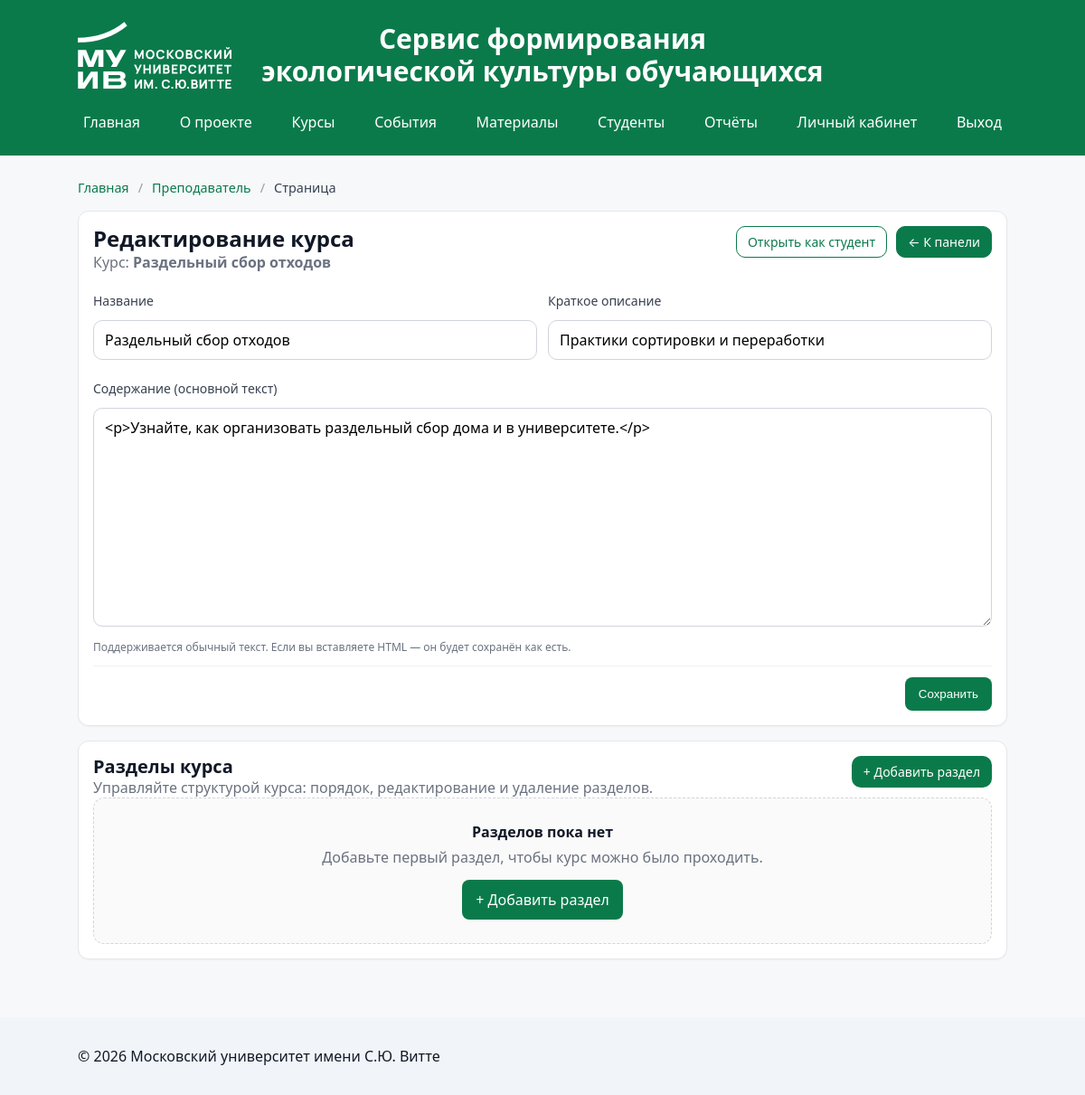
Screenshot of /teacher/edit_course.php?id=2 (signed in) with the database file from the repository.
### tables this page shows
CREATE TABLE `courses` (
  `id` int(11) NOT NULL,
  `title` varchar(200) NOT NULL,
  `short_desc` varchar(500) DEFAULT NULL,
  `content` mediumtext,
  `created_at` timestamp NULL DEFAULT CURRENT_TIMESTAMP
);

### includes/helpers.php (called while the page is built, shortened)
<?php
function h($s){return htmlspecialchars($s ?? '', ENT_QUOTES, 'UTF-8');}
function url($path){
  $cfg_file = __DIR__ . '/config.php';
  $cfg = require $cfg_file;
  $base = rtrim($cfg['app']['base_url'] ?? '', '/');
  $path = ltrim($path, '/');
  return $base . '/' . $path;
}

### includes/config.php (called while the page is built)
<?php
return [
  'db' => [
    'host' => '188.127.239.143',
    'name' => 'ecoservice',
    'user' => 'ecoservice',
    'pass' => 'ukG0Bspo',
    'charset' => 'utf8mb4'
  ],
  'app' => [
    'base_url' => ''
  ]
];

### public/teacher/edit_course.php (the view, shortened to what this page needs)
<?php
require_once __DIR__ . '/../../includes/header.php';
$pdo = db();
$id  = (int)($_GET['id'] ?? 0);
$st = $pdo->prepare("SELECT * FROM courses WHERE id = ?");
$st->execute([$id]);
$course = $st->fetch();
$sec = $pdo->prepare("SELECT id, title, position FROM course_sections WHERE course_id = ? ORDER BY position ASC, id ASC");
$sec->execute([$id]);
$sections = $sec->fetchAll();
?>
<div class="card">
  <div class="card-header">
    <div>
      <h2 class="card-title">Редактирование курса</h2>
      <div class="card-subtitle">Курс: <strong><?php echo h($course['title']); ?></strong></div>
    </div>
    <div class="actions">
      <a class="btn secondary sm" href="<?php echo url('learning_view.php?id=' . (int)$id); ?>">Открыть как студент</a>
      <a class="btn ghost sm" href="<?php echo url('teacher/dashboard.php'); ?>">← К панели</a>
    </div>
  </div>
  <form method="post" class="form">
    <div class="form-grid">
      <div class="field">
        <label for="title">Название</label>
        <input id="title" name="title" required value="<?php echo h($_POST['title'] ?? $course['title']); ?>">
      </div>
      <div class="field">
        <label for="short_desc">Краткое описание</label>
        <input id="short_desc" name="short_desc" value="<?php echo h($_POST['short_desc'] ?? ($course['short_desc'] ?? '')); ?>">
      </div>
      <div class="field field-span-2">
        <label for="content">Содержание (основной текст)</label>
        <textarea id="content" name="content" rows="10"><?php echo h($_POST['content'] ?? ($course['content'] ?? '')); ?></textarea>
        <div class="hint">Поддерживается обычный текст. Если вы вставляете HTML — он будет сохранён как есть.</div>
      </div>
    </div>
    <div class="form-actions">
      <button class="btn" type="submit">Сохранить</button>
    </div>
  </form>
</div>
<div class="card">
  <div class="card-header">
    <div>
      <h3 class="card-title" style="font-size:20px">Разделы курса</h3>
      <div class="card-subtitle">Управляйте структурой курса: порядок, редактирование и удаление разделов.</div>
    </div>
    <div class="actions">
      <a class="btn sm" href="<?php echo url('teacher/add_section.php?course_id=' . (int)$id); ?>">+ Добавить раздел</a>
    </div>
  </div>
  <?php if (!$sections): ?>
    <div class="empty">
      <div class="empty-title">Разделов пока нет</div>
      <p class="empty-text">Добавьте первый раздел, чтобы курс можно было проходить.</p>
      <a class="btn" href="<?php echo url('teacher/add_section.php?course_id=' . (int)$id); ?>">+ Добавить раздел</a>
    </div>
  <?php endif; ?>
</div>
<?php require_once __DIR__ . '/../../includes/footer.php'; ?>

### public/style.css (style rules this page uses)
* { box-sizing:border-box }
body { margin:0;font-family:system-ui,-apple-system,Segoe UI,Roboto,Ubuntu,'Helvetica Neue',Arial,sans-serif;background:#f6f8fa;color:#111827 }
.card { background:#fff;border:1px solid #e5e7eb;border-radius:12px;padding:16px;margin:16px 0;box-shadow:0 1px 2px rgba(0,0,0,.04) }
.btn { display:inline-block;padding:10px 14px;border-radius:8px;border:1px solid transparent;background:#0b7a4b;color:#fff;text-decoration:none }
.btn.secondary { background:#fff;color:#0b7a4b;border-color:#0b7a4b }
form { margin:0 }
.card form label { display:block;margin:10px 0 6px;color:#374151;font-size:14px }
.card form input,.card form textarea,.card form select { width:100%;max-width:100%;padding:10px 12px;border:1px solid #d1d5db;border-radius:10px;font:inherit;background:#fff }
.card form textarea { resize:vertical;min-height:140px }
.card-header { display:flex;gap:16px;align-items:flex-start;justify-content:space-between;flex-wrap:wrap }
.card-header h1,.card-header h2,.card-header h3 { margin:0 }
.card-title { margin:0 0 6px;font-size:24px;line-height:1.2 }
.card-subtitle { color:#6b7280 }
.actions { display:flex;gap:10px;flex-wrap:wrap;align-items:center }
.btn.sm { padding:9px 12px;border-radius:10px;font-size:14px;line-height:1.1 }
.btn.ghost { background:#0b7a4b;color:#fff;border-color:#0b7a4b }
.hint { font-size:12px;color:#6b7280;margin-top:8px }
.empty { padding:26px;border:1px dashed #d1d5db;border-radius:12px;background:#fafafa;text-align:center }
.empty-title { font-size:16px;font-weight:700;margin-bottom:6px }
.empty-text { color:#6b7280;margin:0 0 14px }
.form { margin-top:12px }
.form-grid { display:grid;grid-template-columns:repeat(2,minmax(0,1fr));gap:12px }
.field { display:flex;flex-direction:column;gap:6px }
.field-span-2 { grid-column:1/-1 }
.field label { font-size:14px;color:#374151 }
.field input,.field textarea,.field select { padding:10px 12px;border:1px solid #d1d5db;border-radius:10px;font:inherit;background:#fff }
.field textarea { resize:vertical;min-height:140px }
.form-actions { display:flex;justify-content:flex-end;gap:10px;margin-top:12px;padding-top:12px;border-top:1px solid #eef2f7 }

### rows the page displays
courses: title "Раздельный сбор отходов", short_desc "Практики сортировки и переработки", content "<p>Узнайте, как организовать раздельный сбор дома и в университете.</p>"

### other values shown
$c['label'] "Главная"
$c['label'] "Преподаватель"
$c['label'] "Страница"
